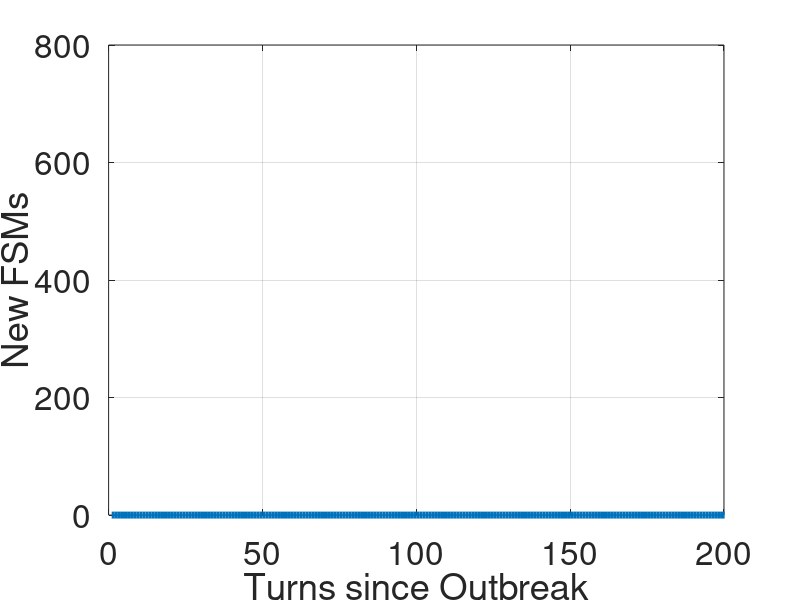

MATLAB code for this plot:
clear
clc
close all

n = 99;
m = 600;
fsm_data = zeros(m,1);
fsm_data_vacc = fsm_data;

for i=0:n
	fileTitle = strcat('../Feb9_run_',int2str(i));
	fileTitle = strcat(fileTitle,'.dat');
	fileTitle_vacc = strcat('../Feb9_run_vacc_',int2str(i));
	fileTitle_vacc = strcat(fileTitle_vacc,'.dat');
	if(exist(fileTitle))
		current = load(fileTitle);
		fsm_data += current(:,2)/n;
	endif
	if(exist(fileTitle_vacc))
		current = load(fileTitle_vacc);
		fsm_data_vacc += current(:,2)/n;
	endif
endfor

days = transpose([1:length(fsm_data)]);

figure(1);
hold on;
plot(days,fsm_data,'linewidth',5)
%plot(days,fsm_data_vacc)
axis([0 200 0 800])
xlabel('Turns since Outbreak','fontsize',24);
ylabel('New FSMs','fontsize',24);
set(gca(),'fontsize',24);
grid on;
box on;

print('Feb14_plot2.pdf','-dpdf')
